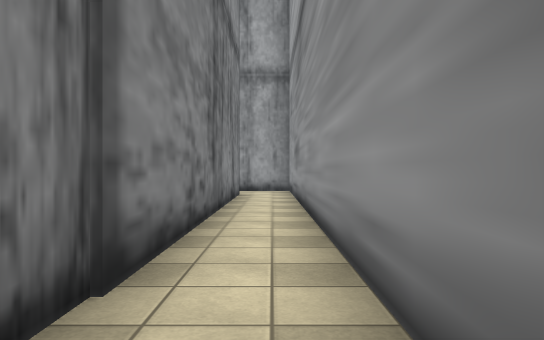
view 1 (above)

24 first-person views from a walk through a 3-D level made in the Unity game engine. The camera is 1.2 m above the floor, looks level and sees 70° across. The floor is counted in squares, 2 m on a side. Each view is taken from the middle of a square. On the plan, view 1 faces up. The plan holds only what a view shows up to about 11 squares ahead; the rest is blank. The place goes on beyond the plan. The player character is not drawn. Some animated figures are not drawn. Some surface patterns are stand-ins.

view 2
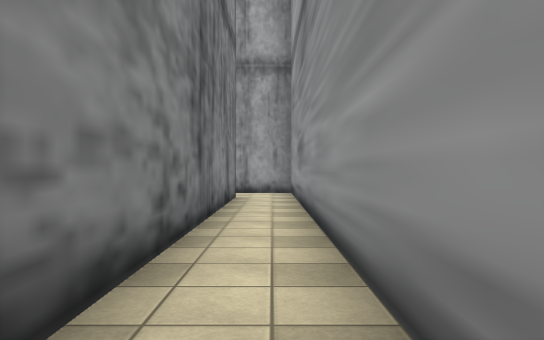

view 3
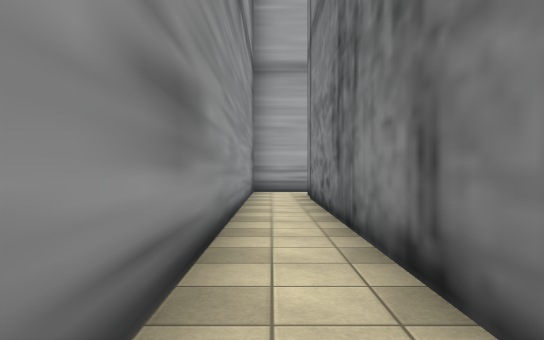

view 4
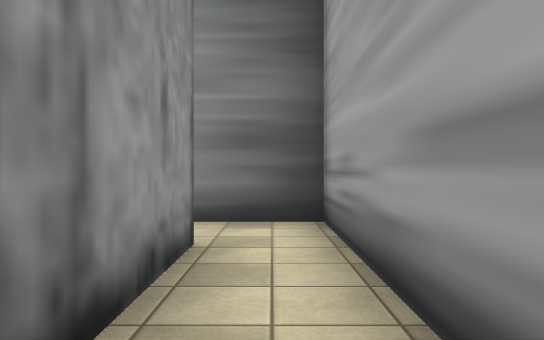

view 5
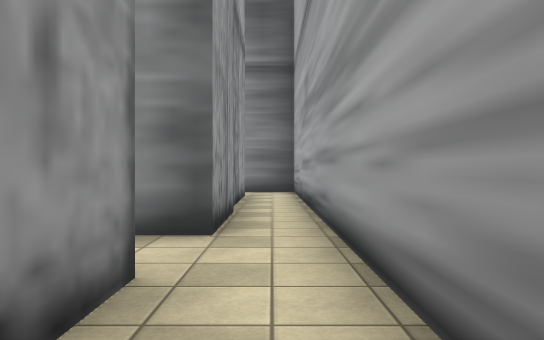

view 6
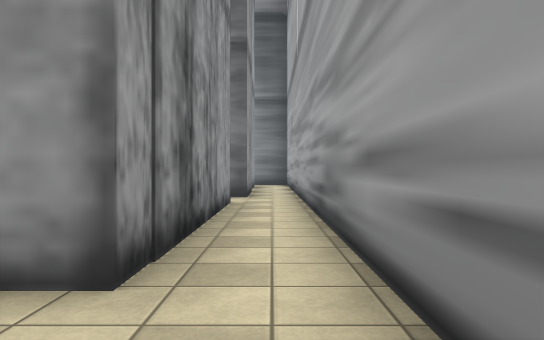

view 7
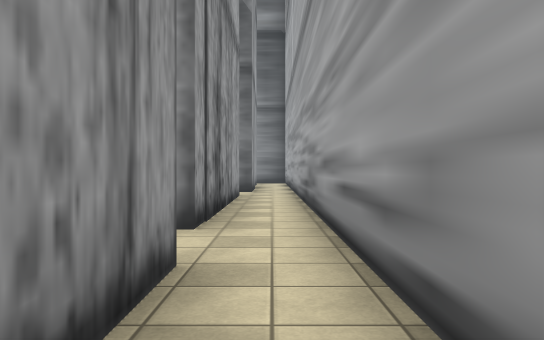

view 8
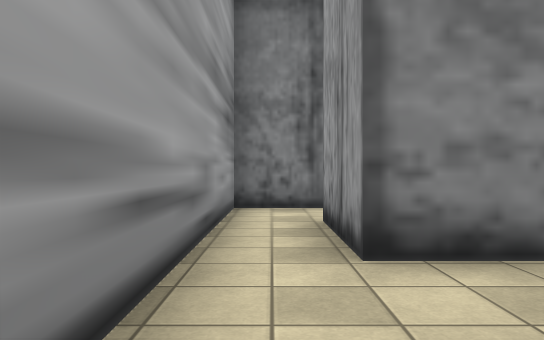

view 9
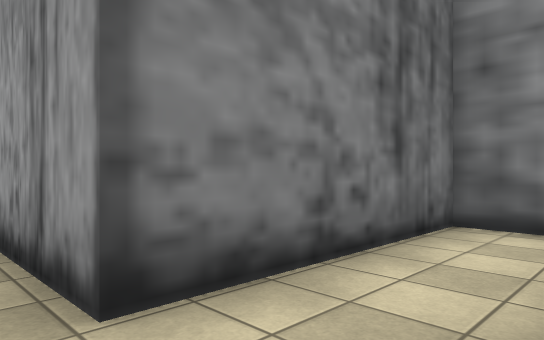

view 10
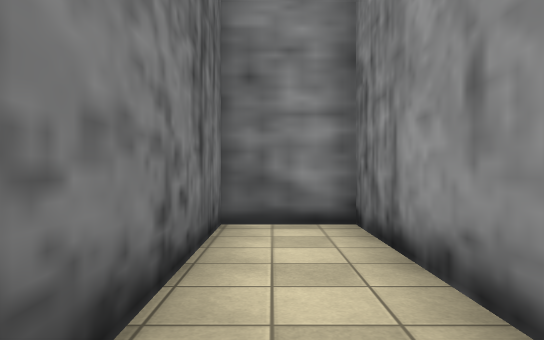

view 11
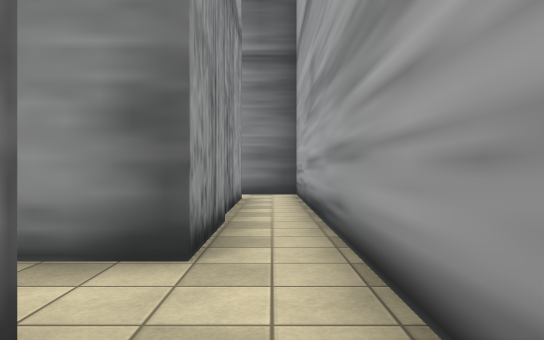

view 12
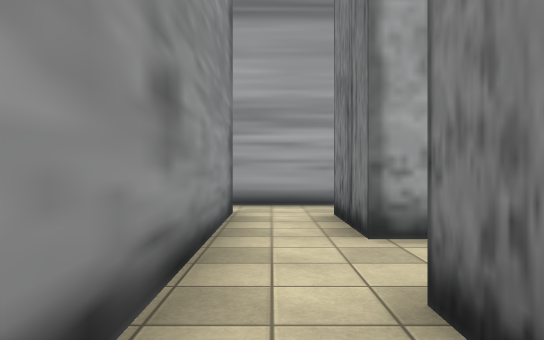

view 13
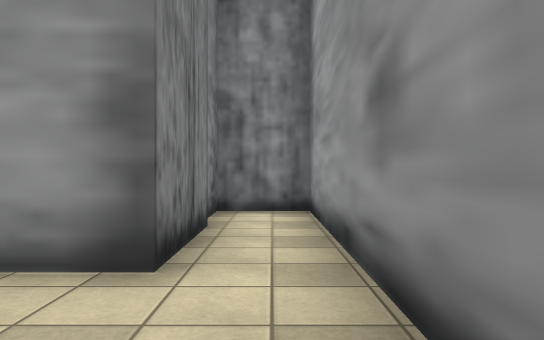

view 14
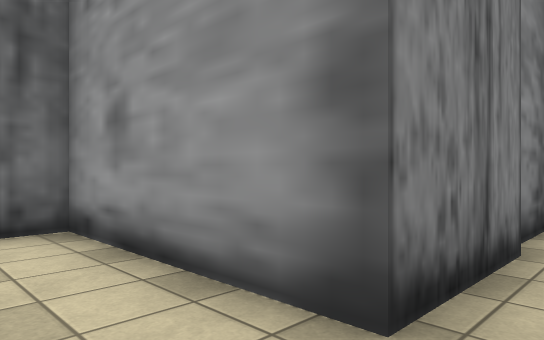

view 15
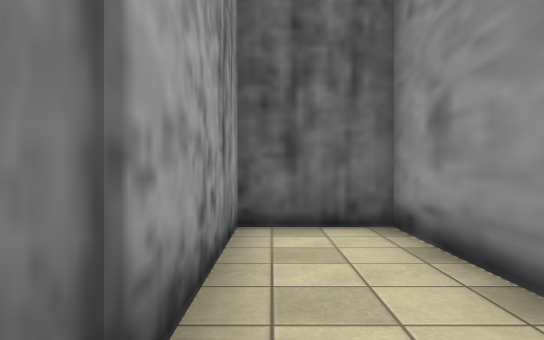

view 16
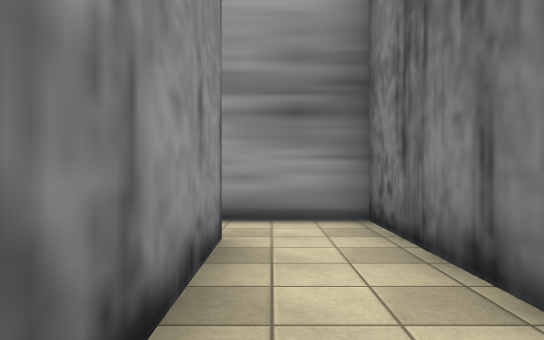

view 17
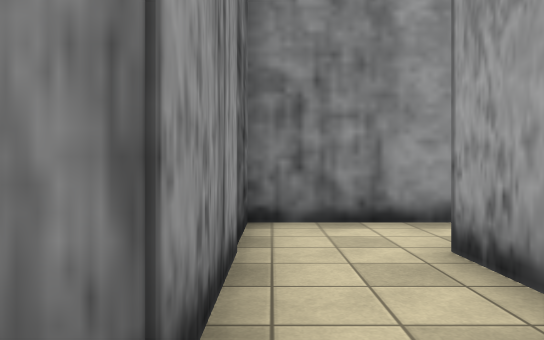

view 18
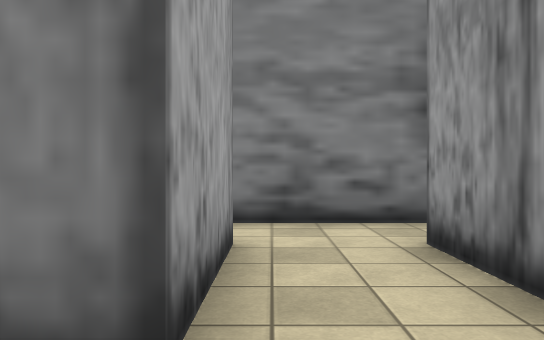

view 19
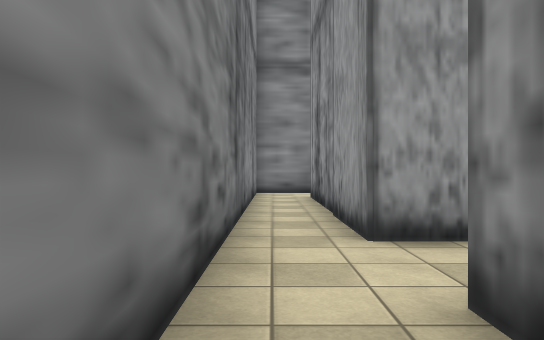

view 20
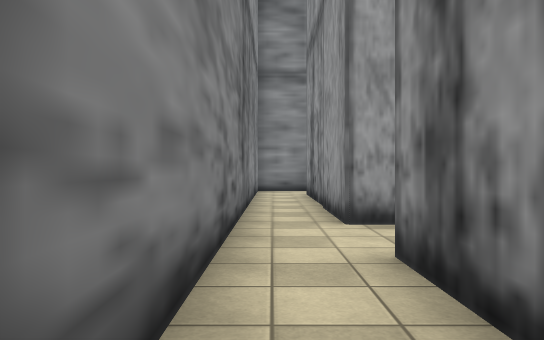

view 21
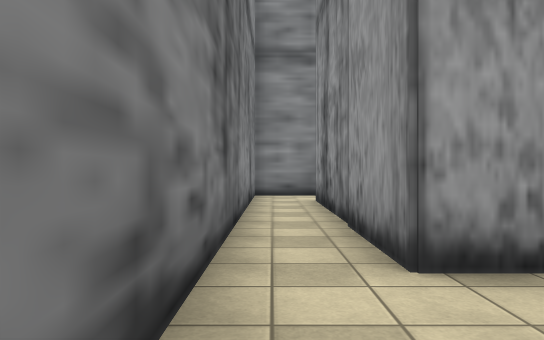

view 22
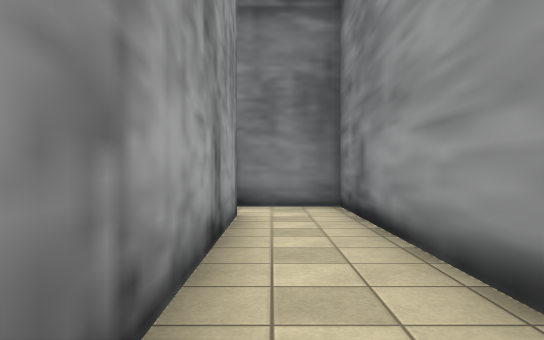

view 23
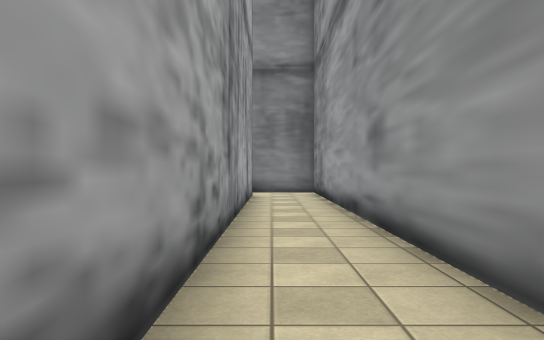

view 24
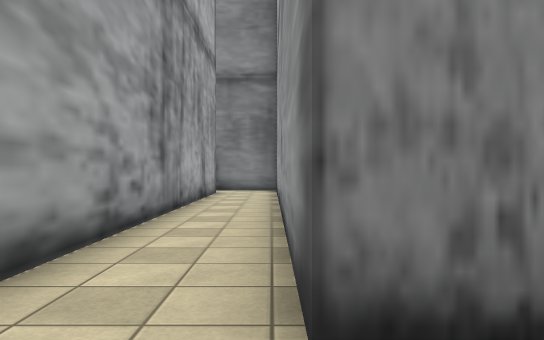

### Floor plan
Ten units are one square. View 1 is at (0, 0); x grows to the right and y downward. Boxes are objects, and circles mark ways between rooms. Rooms are numbered by the first view taken in them; rooms with no view inside come last. Other rooms are left out.
<svg viewBox="-219 -124 229 135">
<path fill="none" stroke="#000" d="M-8 -95 -8 -6 -64 -6 -64 -26M-77 -27 -77 -8 -131 -8M-135 6 5 6 5 -111 -10 -111M-182 -27 -182 6 -145 6M-146 -6 -166 -6 -166 -26M-131 -8 -131 -43 -146 -43 -146 -6M-145 6 -135 6M-64 -26 -64 -77 -77 -77 -77 -43 -111 -43 -111 -27 -77 -27M-202 -27 -182 -27M-166 -26 -166 -43 -202 -43M-112 -119 -112 -111 -214 -111 -214 -25M-202 -43 -202 -95 -116 -95M-202 -11 -202 -27M-214 -25 -214 -5"/>
<circle cx="-130" cy="0" r="3" fill="#2a7"/>
<circle cx="-70" cy="-15" r="3" fill="#2a7"/>
<circle cx="-155" cy="0" r="3" fill="#2a7"/>
<circle cx="-175" cy="-15" r="3" fill="#2a7"/>
<circle cx="-195" cy="-35" r="3" fill="#2a7"/>
<circle cx="-210" cy="-15" r="3" fill="#2a7"/>
<text x="0" y="-40">1</text>
<text x="-170" y="-10">2</text>
<text x="-140" y="-20">3</text>
<text x="-80" y="-40">4</text>
<text x="-190" y="-40">5</text>
<text x="-160" y="-100">6</text>
<text x="-210" y="-10">7</text>
</svg>
Room 1 opens to room 3. Room 1 opens to room 4. Room 2 opens to room 3. Room 2 opens to room 5. Room 5 opens to room 6. Room 6 opens to room 7.

Where each view was taken, in squares from view 1:
view 1: 0 up, 0 right, facing up
view 2: 1 up, 0 right, facing up
view 3: 10 up, 0 right, facing down
view 4: 0 up, 4 left, facing right
view 5: 0 up, 10 left, facing right
view 6: 0 up, 15 left, facing right
view 7: 0 up, 17 left, facing right
view 8: 0 up, 12 left, facing left
view 9: 0 up, 13 left, facing up-left
view 10: 0 up, 14 left, facing up
view 11: 0 up, 9 left, facing right
view 12: 6 up, 7 left, facing down
view 13: 2 up, 7 left, facing up
view 14: 3 up, 7 left, facing up-left
view 15: 3 up, 7 left, facing left
view 16: 4 up, 17 left, facing down
view 17: 4 up, 21 left, facing right
view 18: 3 up, 17 left, facing left
view 19: 1 up, 21 left, facing up
view 20: 0 up, 21 left, facing up
view 21: 2 up, 21 left, facing up
view 22: 10 up, 15 left, facing left
view 23: 10 up, 11 left, facing left
view 24: 11 up, 10 left, facing left
